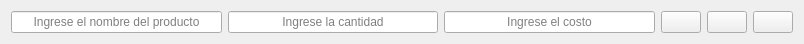
<?xml version="1.0" encoding="UTF-8"?>
<ui version="4.0">
 <class>Element</class>
 <widget class="QWidget" name="Element">
  <property name="geometry">
   <rect>
    <x>0</x>
    <y>0</y>
    <width>804</width>
    <height>42</height>
   </rect>
  </property>
  <property name="windowTitle">
   <string>Proyecto - Producto</string>
  </property>
  <layout class="QHBoxLayout" name="horizontalLayout">
   <item>
    <widget class="QLineEdit" name="leProduct">
     <property name="sizePolicy">
      <sizepolicy hsizetype="Expanding" vsizetype="Fixed">
       <horstretch>0</horstretch>
       <verstretch>0</verstretch>
      </sizepolicy>
     </property>
     <property name="alignment">
      <set>Qt::AlignmentFlag::AlignCenter</set>
     </property>
     <property name="placeholderText">
      <string>Ingrese el nombre del producto</string>
     </property>
    </widget>
   </item>
   <item>
    <widget class="QLineEdit" name="leQuantity">
     <property name="sizePolicy">
      <sizepolicy hsizetype="Expanding" vsizetype="Fixed">
       <horstretch>0</horstretch>
       <verstretch>0</verstretch>
      </sizepolicy>
     </property>
     <property name="alignment">
      <set>Qt::AlignmentFlag::AlignCenter</set>
     </property>
     <property name="placeholderText">
      <string>Ingrese la cantidad</string>
     </property>
    </widget>
   </item>
   <item>
    <widget class="QLineEdit" name="leCost">
     <property name="sizePolicy">
      <sizepolicy hsizetype="Expanding" vsizetype="Fixed">
       <horstretch>0</horstretch>
       <verstretch>0</verstretch>
      </sizepolicy>
     </property>
     <property name="alignment">
      <set>Qt::AlignmentFlag::AlignCenter</set>
     </property>
     <property name="placeholderText">
      <string>Ingrese el costo</string>
     </property>
    </widget>
   </item>
   <item>
    <widget class="QPushButton" name="btnHide">
     <property name="text">
      <string/>
     </property>
     <property name="icon">
      <iconset resource="../../resources.qrc">
       <normaloff>:/icons/views/assets/eva--eye-outline.svg</normaloff>:/icons/views/assets/eva--eye-outline.svg</iconset>
     </property>
    </widget>
   </item>
   <item>
    <widget class="QPushButton" name="btnLock">
     <property name="text">
      <string/>
     </property>
     <property name="icon">
      <iconset resource="../../resources.qrc">
       <normaloff>:/icons/views/assets/ic--outline-lock.svg</normaloff>:/icons/views/assets/ic--outline-lock.svg</iconset>
     </property>
    </widget>
   </item>
   <item>
    <widget class="QPushButton" name="btnDelete">
     <property name="text">
      <string/>
     </property>
     <property name="icon">
      <iconset resource="../../resources.qrc">
       <normaloff>:/icons/views/assets/ic--outline-delete.svg</normaloff>:/icons/views/assets/ic--outline-delete.svg</iconset>
     </property>
    </widget>
   </item>
  </layout>
 </widget>
 <resources>
  <include location="../../resources.qrc"/>
 </resources>
 <connections/>
</ui>
